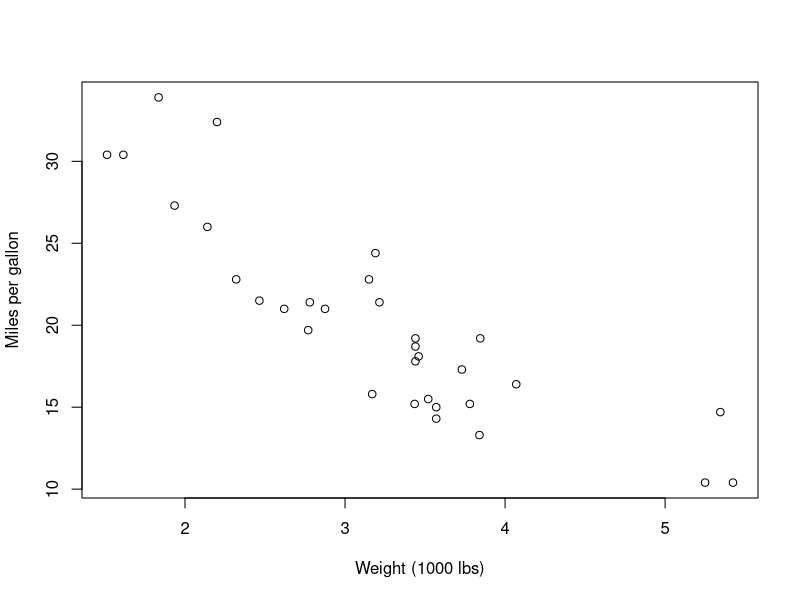

The R script that drew this image:
## ---- chunk 1
#| label: fig-example
#| fig-cap: "A simple demonstration plot"

plot(mtcars$wt, mtcars$mpg,
     xlab = "Weight (1000 lbs)",
     ylab = "Miles per gallon")
